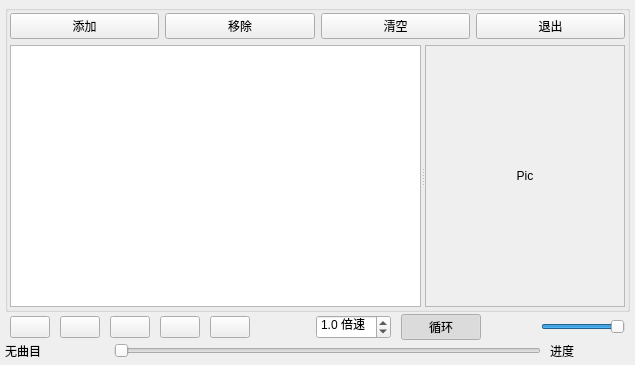
<?xml version="1.0" encoding="UTF-8"?>
<ui version="4.0">
 <class>MainWindow</class>
 <widget class="QMainWindow" name="MainWindow">
  <property name="geometry">
   <rect>
    <x>0</x>
    <y>0</y>
    <width>635</width>
    <height>365</height>
   </rect>
  </property>
  <property name="windowTitle">
   <string>音乐播放器</string>
  </property>
  <property name="windowIcon">
   <iconset>
    <normaloff>:/images/images/music24.png</normaloff>:/images/images/music24.png</iconset>
  </property>
  <widget class="QWidget" name="centralWidget">
   <layout class="QVBoxLayout" name="verticalLayout_3" stretch="1,0,0">
    <property name="spacing">
     <number>2</number>
    </property>
    <property name="leftMargin">
     <number>5</number>
    </property>
    <property name="topMargin">
     <number>5</number>
    </property>
    <property name="rightMargin">
     <number>5</number>
    </property>
    <property name="bottomMargin">
     <number>5</number>
    </property>
    <item>
     <widget class="QGroupBox" name="groupBox">
      <property name="title">
       <string/>
      </property>
      <layout class="QVBoxLayout" name="verticalLayout_2" stretch="0,1">
       <property name="leftMargin">
        <number>2</number>
       </property>
       <property name="topMargin">
        <number>2</number>
       </property>
       <property name="rightMargin">
        <number>2</number>
       </property>
       <property name="bottomMargin">
        <number>2</number>
       </property>
       <item>
        <layout class="QHBoxLayout" name="horizontalLayout_3">
         <item>
          <widget class="QPushButton" name="btnAdd">
           <property name="text">
            <string>添加</string>
           </property>
           <property name="icon">
            <iconset>
             <normaloff>:/images/images/316.bmp</normaloff>:/images/images/316.bmp</iconset>
           </property>
          </widget>
         </item>
         <item>
          <widget class="QPushButton" name="btnRemove">
           <property name="text">
            <string>移除</string>
           </property>
           <property name="icon">
            <iconset>
             <normaloff>:/images/images/318.bmp</normaloff>:/images/images/318.bmp</iconset>
           </property>
          </widget>
         </item>
         <item>
          <widget class="QPushButton" name="btnClear">
           <property name="text">
            <string>清空</string>
           </property>
           <property name="icon">
            <iconset>
             <normaloff>:/images/images/214.bmp</normaloff>:/images/images/214.bmp</iconset>
           </property>
          </widget>
         </item>
         <item>
          <widget class="QPushButton" name="btnClose">
           <property name="text">
            <string>退出</string>
           </property>
           <property name="icon">
            <iconset>
             <normaloff>:/images/images/132.bmp</normaloff>:/images/images/132.bmp</iconset>
           </property>
          </widget>
         </item>
        </layout>
       </item>
       <item>
        <widget class="QSplitter" name="splitter">
         <property name="orientation">
          <enum>Qt::Orientation::Horizontal</enum>
         </property>
         <widget class="QListWidget" name="listWidget">
          <property name="editTriggers">
           <set>QAbstractItemView::EditTrigger::NoEditTriggers</set>
          </property>
          <property name="dragEnabled">
           <bool>true</bool>
          </property>
          <property name="dragDropMode">
           <enum>QAbstractItemView::DragDropMode::InternalMove</enum>
          </property>
         </widget>
         <widget class="QScrollArea" name="scrollArea">
          <property name="minimumSize">
           <size>
            <width>200</width>
            <height>0</height>
           </size>
          </property>
          <property name="widgetResizable">
           <bool>true</bool>
          </property>
          <widget class="QWidget" name="scrollAreaWidgetContents">
           <property name="geometry">
            <rect>
             <x>0</x>
             <y>0</y>
             <width>198</width>
             <height>226</height>
            </rect>
           </property>
           <layout class="QVBoxLayout" name="verticalLayout">
            <item>
             <widget class="QLabel" name="labPic">
              <property name="text">
               <string>Pic</string>
              </property>
              <property name="alignment">
               <set>Qt::AlignmentFlag::AlignCenter</set>
              </property>
             </widget>
            </item>
           </layout>
          </widget>
         </widget>
        </widget>
       </item>
      </layout>
     </widget>
    </item>
    <item>
     <layout class="QHBoxLayout" name="horizontalLayout">
      <property name="spacing">
       <number>10</number>
      </property>
      <property name="leftMargin">
       <number>5</number>
      </property>
      <property name="rightMargin">
       <number>5</number>
      </property>
      <item>
       <widget class="QPushButton" name="btnPlay">
        <property name="toolTip">
         <string>播放</string>
        </property>
        <property name="text">
         <string/>
        </property>
        <property name="icon">
         <iconset>
          <normaloff>:/images/images/620.bmp</normaloff>:/images/images/620.bmp</iconset>
        </property>
       </widget>
      </item>
      <item>
       <widget class="QPushButton" name="btnPause">
        <property name="toolTip">
         <string>暂停</string>
        </property>
        <property name="text">
         <string/>
        </property>
        <property name="icon">
         <iconset>
          <normaloff>:/images/images/622.bmp</normaloff>:/images/images/622.bmp</iconset>
        </property>
       </widget>
      </item>
      <item>
       <widget class="QPushButton" name="btnStop">
        <property name="toolTip">
         <string>停止</string>
        </property>
        <property name="text">
         <string/>
        </property>
        <property name="icon">
         <iconset>
          <normaloff>:/images/images/624.bmp</normaloff>:/images/images/624.bmp</iconset>
        </property>
       </widget>
      </item>
      <item>
       <widget class="QPushButton" name="btnPrevious">
        <property name="toolTip">
         <string>前一曲</string>
        </property>
        <property name="text">
         <string/>
        </property>
        <property name="icon">
         <iconset>
          <normaloff>:/images/images/616.bmp</normaloff>:/images/images/616.bmp</iconset>
        </property>
       </widget>
      </item>
      <item>
       <widget class="QPushButton" name="btnNext">
        <property name="toolTip">
         <string>后一曲</string>
        </property>
        <property name="text">
         <string/>
        </property>
        <property name="icon">
         <iconset>
          <normaloff>:/images/images/630.bmp</normaloff>:/images/images/630.bmp</iconset>
        </property>
       </widget>
      </item>
      <item>
       <spacer name="horizontalSpacer">
        <property name="orientation">
         <enum>Qt::Orientation::Horizontal</enum>
        </property>
        <property name="sizeHint" stdset="0">
         <size>
          <width>40</width>
          <height>20</height>
         </size>
        </property>
       </spacer>
      </item>
      <item>
       <widget class="QDoubleSpinBox" name="doubleSpinBox">
        <property name="minimumSize">
         <size>
          <width>0</width>
          <height>24</height>
         </size>
        </property>
        <property name="frame">
         <bool>true</bool>
        </property>
        <property name="prefix">
         <string/>
        </property>
        <property name="suffix">
         <string> 倍速 </string>
        </property>
        <property name="decimals">
         <number>1</number>
        </property>
        <property name="minimum">
         <double>0.500000000000000</double>
        </property>
        <property name="maximum">
         <double>1.500000000000000</double>
        </property>
        <property name="singleStep">
         <double>0.100000000000000</double>
        </property>
        <property name="value">
         <double>1.000000000000000</double>
        </property>
       </widget>
      </item>
      <item>
       <widget class="QPushButton" name="btnLoop">
        <property name="text">
         <string>循环</string>
        </property>
        <property name="icon">
         <iconset>
          <normaloff>:/images/images/refresh16.png</normaloff>:/images/images/refresh16.png</iconset>
        </property>
        <property name="checkable">
         <bool>true</bool>
        </property>
        <property name="checked">
         <bool>true</bool>
        </property>
       </widget>
      </item>
      <item>
       <widget class="QPushButton" name="btnSound">
        <property name="text">
         <string/>
        </property>
        <property name="icon">
         <iconset>
          <normaloff>:/images/images/volumn.bmp</normaloff>:/images/images/volumn.bmp</iconset>
        </property>
        <property name="iconSize">
         <size>
          <width>24</width>
          <height>24</height>
         </size>
        </property>
        <property name="flat">
         <bool>true</bool>
        </property>
       </widget>
      </item>
      <item>
       <widget class="QSlider" name="sliderVolumn">
        <property name="maximum">
         <number>100</number>
        </property>
        <property name="value">
         <number>100</number>
        </property>
        <property name="orientation">
         <enum>Qt::Orientation::Horizontal</enum>
        </property>
       </widget>
      </item>
     </layout>
    </item>
    <item>
     <layout class="QHBoxLayout" name="horizontalLayout_2">
      <property name="spacing">
       <number>9</number>
      </property>
      <item>
       <widget class="QLabel" name="labCurMedia">
        <property name="minimumSize">
         <size>
          <width>100</width>
          <height>0</height>
         </size>
        </property>
        <property name="text">
         <string>无曲目</string>
        </property>
       </widget>
      </item>
      <item>
       <widget class="QSlider" name="sliderPosition">
        <property name="tracking">
         <bool>false</bool>
        </property>
        <property name="orientation">
         <enum>Qt::Orientation::Horizontal</enum>
        </property>
       </widget>
      </item>
      <item>
       <widget class="QLabel" name="labRatio">
        <property name="minimumSize">
         <size>
          <width>80</width>
          <height>0</height>
         </size>
        </property>
        <property name="text">
         <string>进度</string>
        </property>
       </widget>
      </item>
     </layout>
    </item>
   </layout>
  </widget>
 </widget>
 <layoutdefault spacing="6" margin="11"/>
 <resources/>
 <connections>
  <connection>
   <sender>btnClose</sender>
   <signal>clicked()</signal>
   <receiver>MainWindow</receiver>
   <slot>close()</slot>
   <hints>
    <hint type="sourcelabel">
     <x>312</x>
     <y>31</y>
    </hint>
    <hint type="destinationlabel">
     <x>188</x>
     <y>136</y>
    </hint>
   </hints>
  </connection>
 </connections>
</ui>
